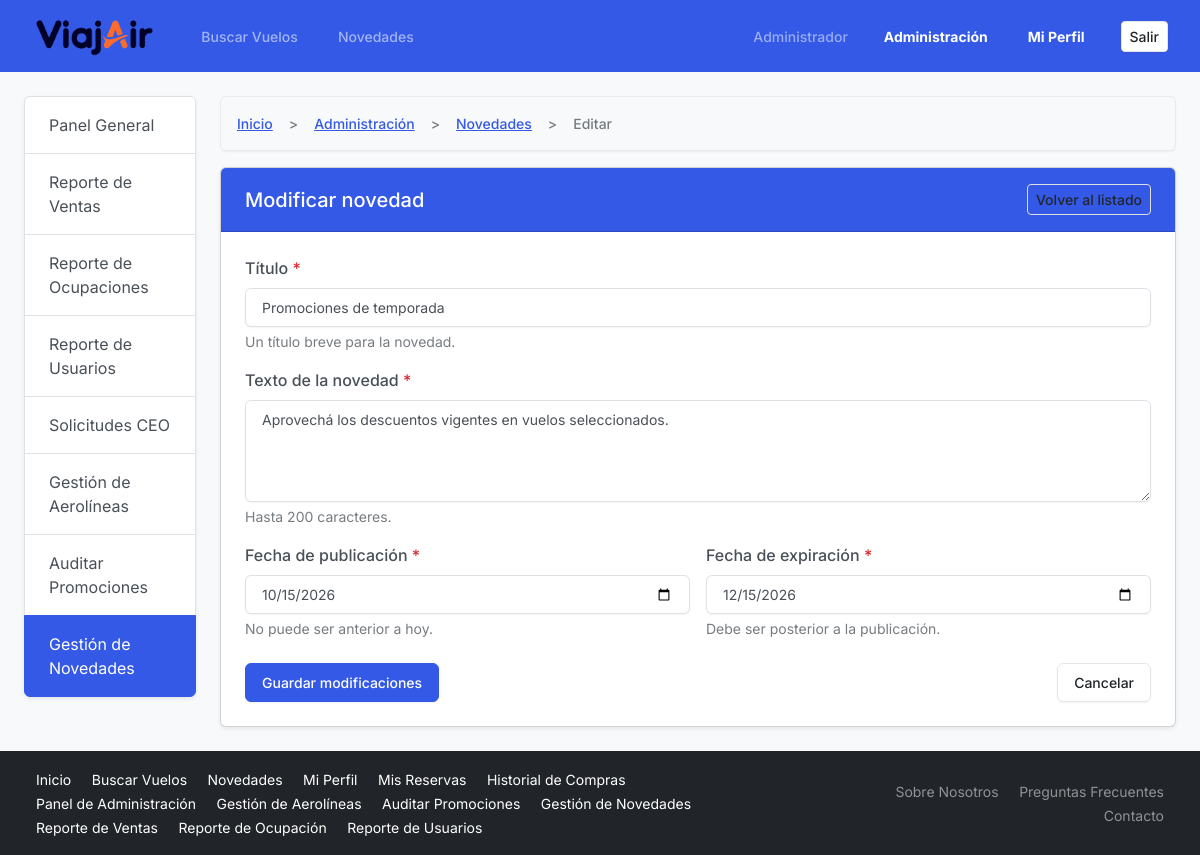
/admin/novedades/form_novedad.php?id=2 (signed in), run on the app's committed database.
### tables this page shows
CREATE TABLE NOVEDADES (
    codNovedad INT AUTO_INCREMENT PRIMARY KEY,
    textoNovedad VARCHAR(200) NOT NULL,
    fechaPublicacionNovedad DATE NOT NULL,
    fechaExpiracionNovedad DATE NOT NULL
);

### admin/novedades/form_novedad.php (the view, shortened to what this page needs)
<?php
require '../../includes/conexion.php';
$id = $_SERVER['REQUEST_METHOD'] === 'POST'
    ? filter_input(INPUT_POST, 'id', FILTER_VALIDATE_INT)
    : filter_input(INPUT_GET, 'id', FILTER_VALIDATE_INT);
$id = ($id && $id > 0) ? $id : 0;
$errores = [];
$valores = ['titulo' => '', 'text' => '', 'pub_date' => date('Y-m-d'), 'exp_date' => ''];
$hoy = date('Y-m-d');
if ($id > 0 && $_SERVER['REQUEST_METHOD'] !== 'POST') {
    $stmt = $conexion->prepare('SELECT tituloNovedad, textoNovedad, fechaPublicacionNovedad, fechaExpiracionNovedad FROM NOVEDADES WHERE codNovedad = ?');
    $stmt->bind_param('i', $id);
    $stmt->execute();
    $data = $stmt->get_result()->fetch_assoc();
    $valores = ['titulo' => $data['tituloNovedad'] ?? '', 'text' => $data['textoNovedad'], 'pub_date' => $data['fechaPublicacionNovedad'], 'exp_date' => $data['fechaExpiracionNovedad']];
}
require '../../includes/header.php';
?>
<div class="row">
    <?php $active_page = 'novedades'; require '../sidebar_admin.php'; ?>
    <div class="col-md-9 col-lg-10">
        <nav aria-label="breadcrumb"><ol class="breadcrumb">
            <li class="breadcrumb-item"><a href="/tpi/index.php">Inicio</a></li><li class="breadcrumb-item"><a href="/tpi/admin/dashboard.php">Administración</a></li><li class="breadcrumb-item"><a href="abm_novedades.php">Novedades</a></li><li class="breadcrumb-item active" aria-current="page"><?= $id ? 'Editar' : 'Nueva'; ?></li>
        </ol></nav>
        <div class="card shadow-sm">
            <div class="card-header bg-primary text-white d-flex justify-content-between align-items-center">
                <h1 class="h5 mb-0"><?= $id ? 'Modificar novedad' : 'Registrar nueva novedad'; ?></h1>
                <a href="abm_novedades.php" class="btn btn-outline-light btn-sm">Volver al listado</a>
            </div>
            <div class="card-body p-4">
                <form action="form_novedad.php<?= $id ? '?id=' . $id : ''; ?>" method="POST" class="row g-3">
                    <fieldset class="row g-3 border-0 p-0 m-0"><legend class="visually-hidden">Datos de la novedad</legend>
                        <div class="col-12">
                            <label for="titulo" class="form-label">Título <span class="text-danger" aria-hidden="true">*</span><span class="visually-hidden">(campo obligatorio)</span></label>
                            <input type="text" id="titulo" name="titulo" class="form-control<?= isset($errores['titulo']) ? ' is-invalid' : ''; ?>" value="<?= htmlspecialchars($valores['titulo'], ENT_QUOTES | ENT_SUBSTITUTE, 'UTF-8'); ?>" maxlength="150" required aria-required="true" aria-describedby="titulo-ayuda<?= isset($errores['titulo']) ? ' titulo-error' : ''; ?>" <?= isset($errores['titulo']) ? 'aria-invalid="true"' : ''; ?>>
                            <div id="titulo-ayuda" class="form-text">Un título breve para la novedad.</div>
                        </div>
                        <div class="col-12">
                            <label for="text" class="form-label">Texto de la novedad <span class="text-danger" aria-hidden="true">*</span><span class="visually-hidden">(campo obligatorio)</span></label>
                            <textarea id="text" name="text" class="form-control<?= isset($errores['text']) ? ' is-invalid' : ''; ?>" rows="4" maxlength="200" required aria-required="true" aria-describedby="texto-ayuda<?= isset($errores['text']) ? ' texto-error' : ''; ?>" <?= isset($errores['text']) ? 'aria-invalid="true"' : ''; ?>><?= htmlspecialchars($valores['text'], ENT_QUOTES | ENT_SUBSTITUTE, 'UTF-8'); ?></textarea>
                            <div id="texto-ayuda" class="form-text">Hasta 200 caracteres.</div>
                        </div>
                        <div class="col-md-6">
                            <label for="pub_date" class="form-label">Fecha de publicación <span class="text-danger" aria-hidden="true">*</span><span class="visually-hidden">(campo obligatorio)</span></label>
                            <input type="date" id="pub_date" name="pub_date" class="form-control<?= isset($errores['pub_date']) ? ' is-invalid' : ''; ?>" value="<?= htmlspecialchars($valores['pub_date'], ENT_QUOTES, 'UTF-8'); ?>" min="<?= $id ? '' : $hoy; ?>" required aria-required="true" aria-describedby="pub-ayuda<?= isset($errores['pub_date']) ? ' pub-error' : ''; ?>">
                            <div id="pub-ayuda" class="form-text">No puede ser anterior a hoy.</div>
                        </div>
                        <div class="col-md-6">
                            <label for="exp_date" class="form-label">Fecha de expiración <span class="text-danger" aria-hidden="true">*</span><span class="visually-hidden">(campo obligatorio)</span></label>
                            <input type="date" id="exp_date" name="exp_date" class="form-control<?= isset($errores['exp_date']) ? ' is-invalid' : ''; ?>" value="<?= htmlspecialchars($valores['exp_date'], ENT_QUOTES, 'UTF-8'); ?>" min="<?= $id ? '' : date('Y-m-d', strtotime('+1 day')); ?>" required aria-required="true" aria-describedby="exp-ayuda<?= isset($errores['exp_date']) ? ' exp-error' : ''; ?>">
                            <div id="exp-ayuda" class="form-text">Debe ser posterior a la publicación.</div>
                        </div>
                    </fieldset>
                    <div class="col-12 d-flex justify-content-between mt-4"><button type="submit" class="btn btn-primary"><?= $id ? 'Guardar modificaciones' : 'Crear novedad'; ?></button><a href="abm_novedades.php" class="btn btn-outline-secondary">Cancelar</a></div>
                </form>
            </div>
        </div>
    </div>
</div>
<?php require '../../includes/footer.php'; ?>

### assets/css/styles.css (style rules this page uses)
html { overflow-y: scroll; }
html, body { max-width: 100%; overflow-x: clip; }
:is(a, button, input, select, textarea, .btn, .page-link, .accordion-button):focus-visible { outline: 3px solid #060b26; outline-offset: 2px; }

### data on the page
novedades: titulo "Promociones de temporada", text "Aprovechá los descuentos vigentes en vuelos seleccionados.", pub_date "10/15/2026", exp_date "12/15/2026"

### other printed values
explode(' ', trim($nameLogin))[0] "Administrador"
